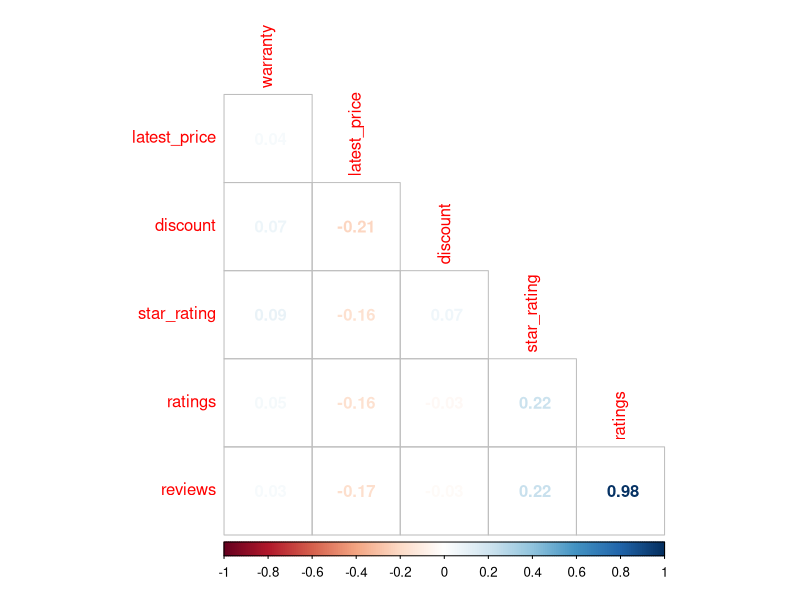
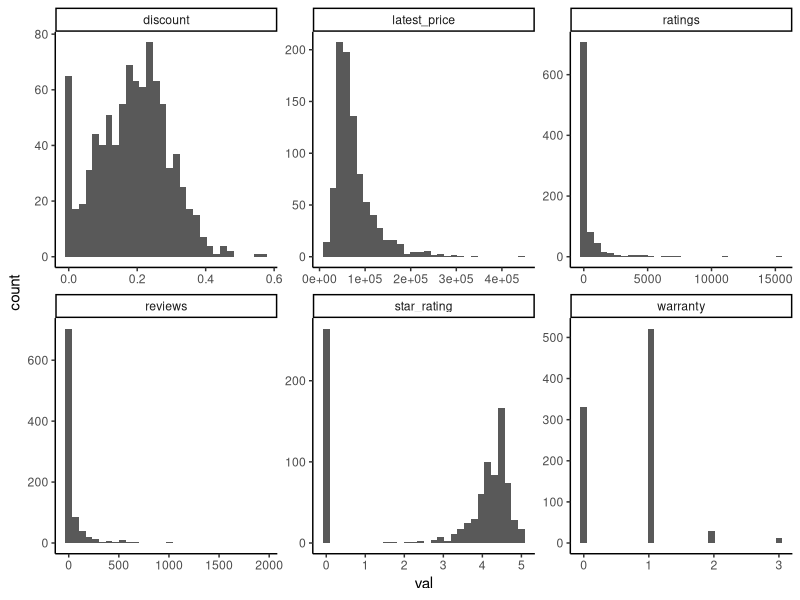
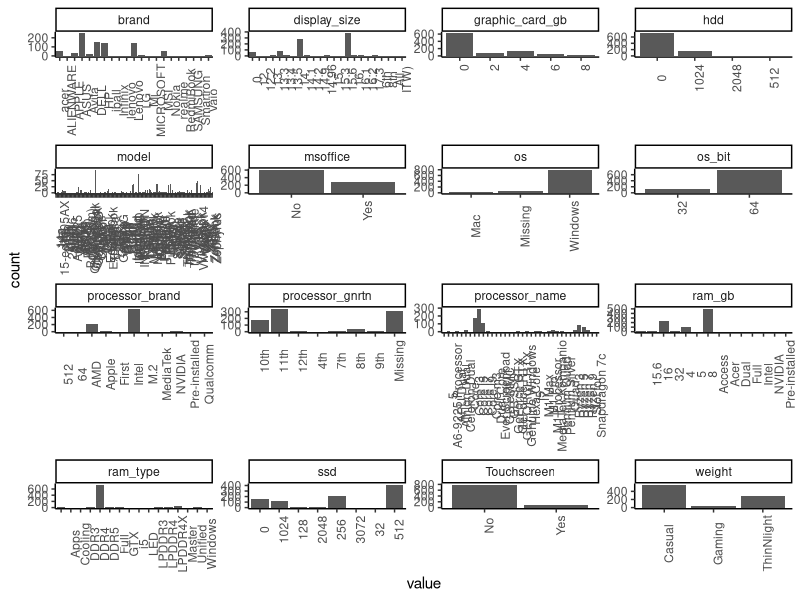
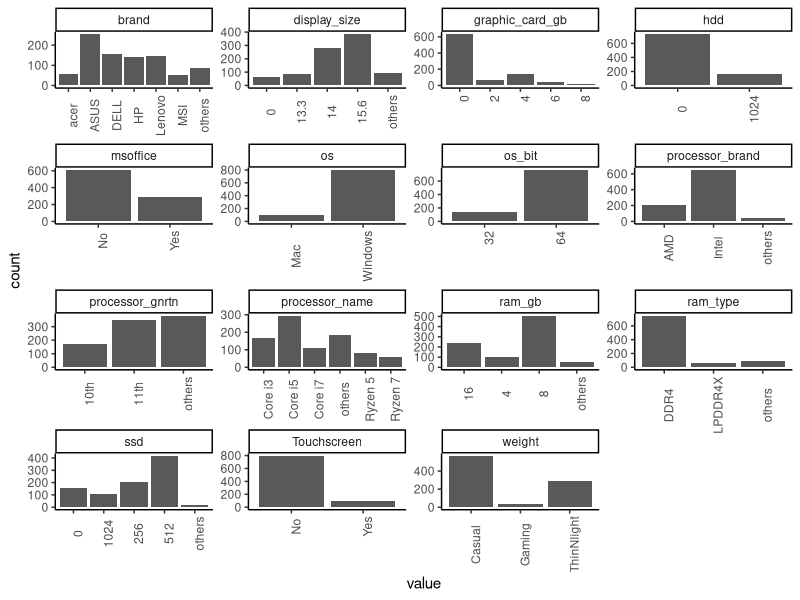

Write R code to recreate these figures, in order.
## ---- chunk 1
library(dplyr)
library(purrr)
library(corrplot)
library(caret)
library(tidyr)
library(recipes)
library(rsample)
## ---- chunk 2
d <- read.csv("Cleaned_Laptop_data.csv") %>% select(-c(old_price))
glimpse(d)
## ---- chunk 3
d.copy <- d %>% 
  mutate(ssd = as.character(d$ssd),
                       hdd = as.character(d$hdd),
                       os_bit = as.character(d$os_bit),
                       graphic_card_gb = as.character(d$graphic_card_gb),
                       discount = d$discount * 0.01)

glimpse(d.copy)
## ---- chunk 4
num <- d.copy %>% select(-c(d.copy %>% keep(is.character) %>% names())) 
## ---- chunk 5
num %>% cor() %>% corrplot(diag = FALSE, method = "number", type = "lower")
## ---- chunk 6
num %>% 
  gather("var", "val") %>% 
  ggplot(aes(x = val)) + 
    geom_histogram() +
    facet_wrap(~var, scales = "free") +
    theme_classic()
## ---- chunk 7
# take out reviews
num <- num %>% select(-c(reviews))
d.copy <- d.copy %>% select(-c(reviews))
## ---- chunk 8
cate <- d.copy %>% select(-c(num %>% names()))
## ---- chunk 9
cate %>% 
  gather() %>% 
  ggplot(aes(x = value)) +
    geom_bar() +
    facet_wrap(~key, scales = "free") +
    theme_classic() +
    theme(axis.text.x = element_text(angle = 90))
## ---- chunk 10
# brand
main_brand = d.copy %>% 
  select(brand) %>% 
  count(brand, sort = T) %>% 
  filter(n>50) %>% 
  select(brand) %>% 
  unlist() %>% 
  as.character()

# display size
main_display_size = d.copy %>% 
  select(display_size) %>% 
  count(display_size, sort = T) %>% 
  filter(n>50) %>% 
  select(display_size) %>% 
  unlist() %>% 
  as.character()

# processor generation
main_generation = d.copy %>% 
  mutate(processor_gnrtn = ifelse(d.copy$processor_gnrtn == "Missing",NA, processor_gnrtn)) %>% 
  fill(processor_gnrtn, .direction = c("updown")) %>% 
  select(processor_gnrtn) %>% 
  count(processor_gnrtn, sort = T) %>% 
  filter(n>100) %>%
  select(processor_gnrtn) %>%
  unlist() %>% 
  as.character()

# processor name
main_processor_name = d.copy %>% 
  select(processor_name) %>% 
  count(processor_name, sort = T) %>% 
  filter(n>50) %>% 
  select(processor_name) %>% 
  unlist() %>% 
  as.character()

# ram_gb
main_ram_gb = d.copy %>% 
  select(ram_gb) %>% 
  count(ram_gb, sort = T) %>% 
  filter(n>50) %>% 
  select(ram_gb) %>% 
  unlist() %>% 
  as.character()

# ram_type
main_ram_type = d.copy %>% 
  select(ram_type) %>% 
  count(ram_type, sort = T) %>% 
  filter(n>50) %>% 
  select(ram_type) %>% 
  unlist() %>% 
  as.character()

# ssd
main_ssd = d.copy %>% 
  select(ssd) %>% 
  count(ssd, sort = T) %>% 
  filter(n>50) %>% 
  select(ssd) %>% 
  unlist() %>% 
  as.character()

# examine processor brand
main_processor_brand = d.copy %>% 
  select(processor_brand) %>% 
  count(processor_brand, sort = T) %>% 
  filter(n>50) %>% 
  select(processor_brand) %>% 
  unlist() %>% 
  as.character()

## ---- chunk 11
# feature engineering
dd <- d.copy %>% 
  mutate(brand = ifelse(!(d.copy$brand %in% main_brand), "others", brand),
         display_size = ifelse(!(d.copy$display_size %in% main_display_size), "others", display_size),
         processor_gnrtn = ifelse(!(d.copy$processor_gnrtn %in% main_generation), "others", processor_gnrtn),
         processor_name = ifelse(!(d.copy$processor_name %in% main_processor_name), "others", processor_name),
         ram_gb = ifelse(!(d.copy$ram_gb %in% main_ram_gb), "others", ram_gb),
         ram_type = ifelse(!(d.copy$ram_type %in% main_ram_type), "others", ram_type),
         ssd = ifelse(!(d.copy$ssd %in% main_ssd), "others", ssd),
         processor_brand = ifelse(!(d.copy$processor_brand %in% main_processor_brand), "others", processor_brand),
         hdd = ifelse(!(d.copy$hdd %in% c("0", "1024")), sample(c("0","1024"),1), hdd),
         os = ifelse(!(d.copy$os %in% c("Mac", "Windows")), sample(c("Mac", "Windows"),1), os)) %>% 
  mutate_if(is.character, as.factor) %>% 
  select(-c(model))
## ---- chunk 12
dd %>% 
  select(-c(num %>% names())) %>% 
  gather() %>% 
  ggplot(aes(x = value)) +
    geom_bar() +
    facet_wrap(~key, scales = "free") +
    theme_classic() +
    theme(axis.text.x = element_text(angle = 90))
## ---- chunk 13
dd_dum <- 
  recipe(latest_price ~ ., data = dd) %>% 
  step_dummy(all_nominal_predictors()) %>% 
  prep() %>% 
  bake(dd)
## ---- chunk 14
set.seed(10)
partition <- initial_split(dd_dum)
train.df <- training(partition)
test.df <- testing(partition)
paste0("dimension of training set: (", dim(train.df)[[1]], ",", dim(train.df)[[2]],")")
paste0("dimension of testing set: (", dim(test.df)[[1]], ",", dim(test.df)[[2]],")")
## ---- chunk 15
set.seed(100)
lm0 <- train(
  latest_price ~ .,
  data = train.df,
  method = "lm",
  preProcess = c("center","scale","pca")
)
lm0
## ---- chunk 16
target <- test.df %>% select(latest_price) %>% unlist() %>% as.integer()
test.df <- test.df %>% select(-latest_price)
pred_result <- predict(lm0, test.df)
## ---- chunk 17
# RMSE
paste0("RMSE:",round(sqrt(mean((target - pred_result)^2)),2))
paste0("R-squared:",round(cor(target, pred_result) ^ 2, 7))
